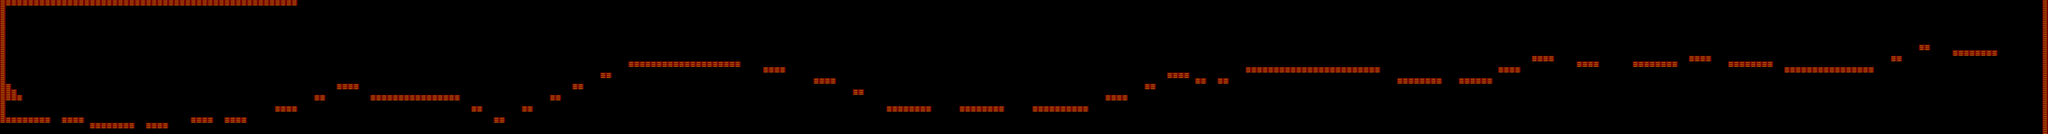

A level layout from a 2D game, rendered from its tile map. Below: a short description, then the map file with tile-grid data replaced by summaries:
An orthogonal 365x24 tile map with 64x64 px tiles, 1 tile layer (propertiesLayer) and 250 objects (18x plat1.png, 16x plat2.png, 15x plat3.png, end, spawn, ...).

<map version="1.0" orientation="orthogonal" renderorder="right-down" width="365" height="24" tilewidth="64" tileheight="64" nextobjectid="606">
 <properties>
  <property name="Gravity" value="-900" />
  <property name="GroundFriction" value="60" />
  <property name="Image" value="uranus.png" />
  <property name="Name" value="URANO" />
 </properties>
 <tileset firstgid="1" name="properties" tilewidth="64" tileheight="64" tilecount="10">
  <image source="propertiesTiles.png" width="320" height="128" />
  <tile id="0">
   <properties>
    <property name="solid" value="true" />
   </properties>
  </tile>
 </tileset>
 <objectgroup name="objects">
  <object id="571" name="end" x="22912" y="480">
   <ellipse />
  </object>
  <object id="605" name="spawn" x="128" y="1216" />
 </objectgroup>
 <layer name="propertiesLayer" width="365" height="24">
  <data>[8760 cells, 342 non-empty, 1 distinct tile ids]</data>
 </layer>
 <objectgroup name="platforms">
  <object id="256" name="plat1.png" x="64" y="1344" width="512" height="64" />
  <object id="257" name="plat2.png" x="704" y="1344" width="256" height="64" />
  <object id="259" name="plat2.png" x="1664" y="1408" width="256" height="64" />
  <object id="260" name="plat1.png" x="1024" y="1408" width="512" height="64" />
  <object id="271" name="plat2.png" x="2176" y="1344" width="256" height="64" />
  <object id="272" name="plat2.png" x="2560" y="1344" width="256" height="64" />
  <object id="273" name="plat2.png" x="3136" y="1216" width="256" height="64" />
  <object id="274" name="plat3.png" x="3584" y="1088" width="128" height="64" />
  <object id="279" name="plat2.png" x="3840" y="960" width="256" height="64" />
  <object id="289" name="plat1.png" x="4224" y="1088" width="512" height="64" />
  <object id="290" name="plat1.png" x="4736" y="1088" width="512" height="64" />
  <object id="337" name="plat3.png" x="5376" y="1216" width="128" height="64" />
  <object id="338" name="plat3.png" x="5632" y="1344" width="128" height="64" />
  <object id="339" name="plat3.png" x="5952" y="1216" width="128" height="64" />
  <object id="340" name="plat3.png" x="6272" y="1088" width="128" height="64" />
  <object id="341" name="plat3.png" x="6528" y="960" width="128" height="64" />
  <object id="342" name="plat3.png" x="6848" y="832" width="128" height="64" />
  <object id="356" name="plat1.png" x="7168" y="704" width="512" height="64" />
  <object id="401" name="plat1.png" x="7680" y="704" width="512" height="64" />
  <object id="402" name="plat2.png" x="8192" y="704" width="256" height="64" />
  <object id="411" name="plat2.png" x="8704" y="768" width="256" height="64" />
  <object id="412" name="plat2.png" x="9280" y="896" width="256" height="64" />
  <object id="413" name="plat3.png" x="9728" y="1024" width="128" height="64" />
  <object id="428" name="plat1.png" x="10112" y="1216" width="512" height="64" />
  <object id="433" name="plat1.png" x="10944" y="1216" width="512" height="64" />
  <object id="437" name="plat1.png" x="11776" y="1216" width="512" height="64" />
  <object id="455" name="plat3.png" x="12288" y="1216" width="128" height="64" />
  <object id="461" name="plat2.png" x="12608" y="1088" width="256" height="64" />
  <object id="462" name="plat3.png" x="13056" y="960" width="128" height="64" />
  <object id="464" name="plat2.png" x="13312" y="832" width="256" height="64" />
  <object id="472" name="plat3.png" x="13632" y="896" width="128" height="64" />
  <object id="478" name="plat3.png" x="13888" y="896" width="128" height="64" />
  <object id="479" name="plat1.png" x="14208" y="768" width="512" height="64" />
  <object id="480" name="plat1.png" x="14720" y="768" width="512" height="64" />
  <object id="481" name="plat1.png" x="15232" y="768" width="512" height="64" />
  <object id="482" name="plat1.png" x="15936" y="896" width="512" height="64" />
  <object id="510" name="plat2.png" x="16768" y="896" width="256" height="64" />
  <object id="514" name="plat3.png" x="16640" y="903" width="128" height="64" />
  <object id="517" name="plat2.png" x="17088" y="768" width="256" height="64" />
  <object id="529" name="plat2.png" x="17472" y="640" width="256" height="64" />
  <object id="533" name="plat2.png" x="17984" y="704" width="256" height="64" />
  <object id="541" name="plat1.png" x="18624" y="704" width="512" height="64" />
  <object id="559" name="plat2.png" x="19264" y="640" width="256" height="64" />
  <object id="565" name="plat1.png" x="19712" y="704" width="512" height="64" />
  <object id="566" name="plat1.png" x="20352" y="768" width="512" height="64" />
  <object id="567" name="plat1.png" x="20864" y="768" width="512" height="64" />
  <object id="568" name="plat3.png" x="21568" y="640" width="128" height="64" />
  <object id="569" name="plat3.png" x="21888" y="512" width="128" height="64" />
  <object id="570" name="plat1.png" x="22272" y="576" width="512" height="64" />
 </objectgroup>
 <objectgroup name="tips">
  <object id="277" name="tipUranus3" x="832" y="1280">
   <ellipse />
  </object>
  <object id="355" name="tipUranus2" x="5120" y="1024" width="16" height="16">
   <ellipse />
  </object>
  <object id="357" name="tipUranus1" x="7424" y="640" width="16" height="16">
   <ellipse />
  </object>
  <object id="429" name="tipUranus4" x="10352" y="1152" width="16" height="16">
   <ellipse />
  </object>
  <object id="507" name="tipUranus5" x="12736" y="1024" width="16" height="16">
   <ellipse />
  </object>
  <object id="560" name="tipUranus6" x="20528" y="704" width="16" height="16">
   <ellipse />
  </object>
  <object id="603" name="tipUranus7" x="16304" y="832" width="16" height="16">
   <ellipse />
  </object>
 </objectgroup>
 <objectgroup name="coins">
  <object id="261" x="1536" y="1344">
   <ellipse />
  </object>
  <object id="262" x="1600" y="1280">
   <ellipse />
  </object>
  <object id="263" x="1664" y="1344">
   <ellipse />
  </object>
  <object id="265" x="992" y="1312">
   <ellipse />
  </object>
  <object id="267" x="640" y="1216">
   <ellipse />
  </object>
  <object id="268" x="704" y="1280">
   <ellipse />
  </object>
  <object id="269" x="576" y="1280">
   <ellipse />
  </object>
  <object id="295" x="1088" y="1344">
   <ellipse />
  </object>
  <object id="296" x="1152" y="1344">
   <ellipse />
  </object>
  <object id="297" x="1216" y="1344">
   <ellipse />
  </object>
  <object id="298" x="1376" y="1344">
   <ellipse />
  </object>
  <object id="299" x="1984" y="1312">
   <ellipse />
  </object>
  <object id="300" x="2048" y="1248">
   <ellipse />
  </object>
  <object id="301" x="2144" y="1216">
   <ellipse />
  </object>
  <object id="302" x="2240" y="1280">
   <ellipse />
  </object>
  <object id="303" x="2368" y="1280">
   <ellipse />
  </object>
  <object id="304" x="2496" y="1216">
   <ellipse />
  </object>
  <object id="305" x="2576" y="1264">
   <ellipse />
  </object>
  <object id="306" x="2880" y="1248">
   <ellipse />
  </object>
  <object id="307" x="3008" y="1184">
   <ellipse />
  </object>
  <object id="308" x="3136" y="1152">
   <ellipse />
  </object>
  <object id="309" x="3200" y="1152">
   <ellipse />
  </object>
  <object id="310" x="3264" y="1152">
   <ellipse />
  </object>
  <object id="311" x="3328" y="1152">
   <ellipse />
  </object>
  <object id="312" x="3392" y="1152">
   <ellipse />
  </object>
  <object id="313" x="3488" y="1088">
   <ellipse />
  </object>
  <object id="314" x="3648" y="1024">
   <ellipse />
  </object>
  <object id="315" x="3712" y="960">
   <ellipse />
  </object>
  <object id="316" x="3776" y="896">
   <ellipse />
  </object>
  <object id="317" x="3904" y="896">
   <ellipse />
  </object>
  </objectgroup>
 <objectgroup name="spikes">
  <!-- 28 objects omitted --></objectgroup>
</map>
<!-- 162 of 250 objects omitted -->
